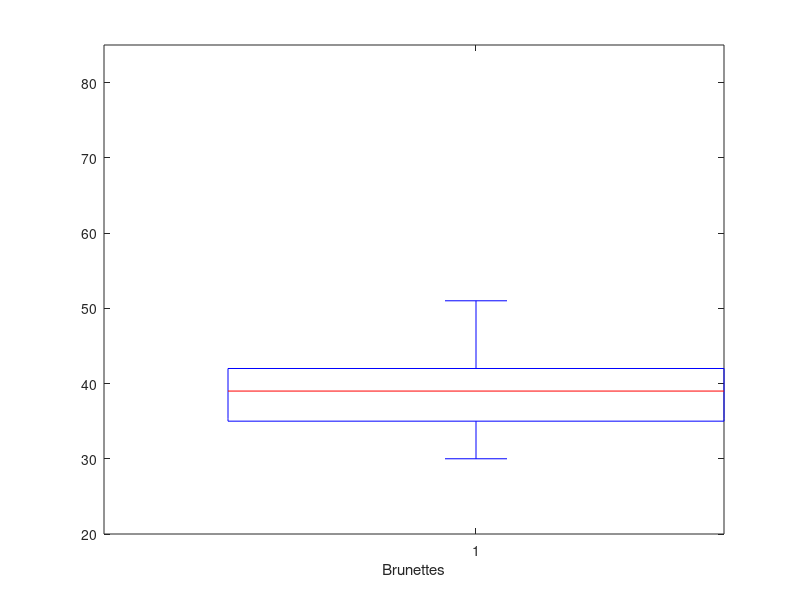
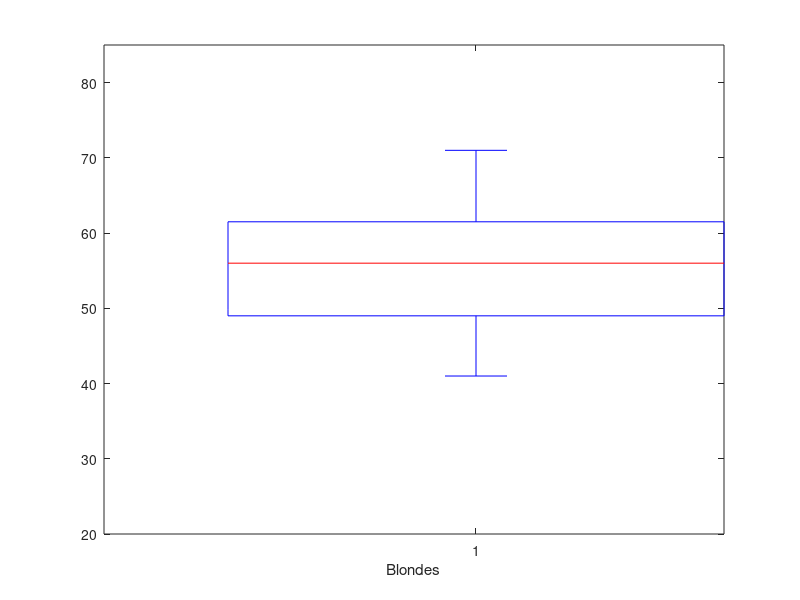

Recreate these plots in MATLAB, in order.
function [] = blondes()

lbrun = [50 42 41 37];
dbrun = [51 39 35 32 30];
lblond= [71 62 60 55 48];
dblond=[63 57 52 43 41];

brun = [lbrun dbrun];
blond = [lblond dblond];

figure; 
boxplot(brun);
xlabel('Brunettes');
set(double(gca),'YLim',[20 85]);
figure;
boxplot(blond);
xlabel('Blondes');
set(double(gca),'YLim',[20 85]);